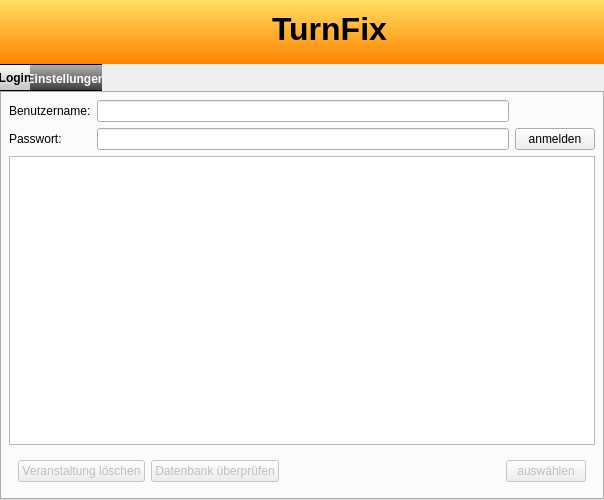
<?xml version="1.0" encoding="UTF-8"?>
<ui version="4.0">
 <class>Login_Dialog_Ui</class>
 <widget class="QWidget" name="Login_Dialog_Ui">
  <property name="geometry">
   <rect>
    <x>0</x>
    <y>0</y>
    <width>604</width>
    <height>500</height>
   </rect>
  </property>
  <property name="sizePolicy">
   <sizepolicy hsizetype="Fixed" vsizetype="Fixed">
    <horstretch>0</horstretch>
    <verstretch>0</verstretch>
   </sizepolicy>
  </property>
  <property name="minimumSize">
   <size>
    <width>604</width>
    <height>500</height>
   </size>
  </property>
  <property name="maximumSize">
   <size>
    <width>604</width>
    <height>500</height>
   </size>
  </property>
  <property name="windowTitle">
   <string>TurnFix - Anmelden</string>
  </property>
  <property name="windowIcon">
   <iconset resource="../../../../resources/TurnFix.qrc">
    <normaloff>:/appicons/icon.png</normaloff>:/appicons/icon.png</iconset>
  </property>
  <property name="layoutDirection">
   <enum>Qt::LeftToRight</enum>
  </property>
  <property name="styleSheet">
   <string notr="true">QWidget#headerWidget {
        background-color: qlineargradient(spread:pad, x1:0, y1:1, x2:0, y2:0, stop:0 rgba(255, 131, 0, 255), stop:1 rgba(255, 223, 100, 255));
}

QTabWidget {
        border:0;
}

QTabWidget::tab-bar {
        left:0;
}

QTabBar::tab {
        height:25px;
        border-top:1px solid #000000;
        border-bottom:1px solid #000000;
        background-color: qlineargradient(spread:pad, x1:0, y1:1, x2:0, y2:0, stop:0 rgba(57, 57, 57, 255), stop:1 rgba(180, 180, 180, 255));
        font-weight:bold;
        font-size:12px;
        color:#ffffff;
}

QTabBar::tab:Selected, QTabBar::tab:hover {
        color:#000000;
        background-color: qlineargradient(spread:pad, x1:0, y1:1, x2:0, y2:0, stop:0 rgba(196, 196, 196, 255), stop:1 rgba(252, 252, 252, 255));
}

QWidget#configSidebar {
                background-color: qlineargradient(spread:pad, x1:0, y1:0, x2:1, y2:0, stop:0 rgba(57, 57, 57, 255), stop:1 rgba(130, 130, 130, 255));
                border-right:1px solid rgba(57, 57, 57, 255);
}

QToolBar {
        border: 0;
        font-weight: bold;
        border-right:1px solid rgba(57, 57, 57, 255);
        spacing:0;
}
QToolBar:left {
        width:75px;
        background-color: qlineargradient(spread:pad, x1:0, y1:0, x2:1, y2:0, stop:0 rgba(57, 57, 57, 255), stop:1 rgba(130, 130, 130, 255));
}

QToolButton {
        width:110px;
        border:0;
        padding:1px;
        border-right:1px solid rgba(57, 57, 57, 255);
        border-top:1px solid qlineargradient(spread:pad, x1:0, y1:0, x2:1, y2:0, stop:0 rgba(57, 57, 57, 255), stop:1 rgba(130, 130, 130, 255));
        border-bottom:1px solid qlineargradient(spread:pad, x1:0, y1:0, x2:1, y2:0, stop:0 rgba(57, 57, 57, 255), stop:1 rgba(130, 130, 130, 255));
        color:white;
        font-weight:bold;
        font-size:10px;
}

QToolButton:checked, QToolButton:selected {
    color:#000000;
    background-color: qlineargradient(spread:pad, x1:0, y1:0, x2:1, y2:0, stop:0 rgba(196, 196, 196, 255), stop:1 rgba(252, 252, 252, 255));
        border-top:1px solid rgba(57, 57, 57, 255);
        border-bottom:1px solid rgba(57, 57, 57, 255);
}</string>
  </property>
  <layout class="QGridLayout" name="gridLayout_2">
   <property name="margin">
    <number>0</number>
   </property>
   <property name="spacing">
    <number>0</number>
   </property>
   <item row="0" column="0">
    <widget class="QWidget" name="headerWidget" native="true">
     <property name="autoFillBackground">
      <bool>false</bool>
     </property>
     <layout class="QGridLayout" name="gridLayout_4">
      <property name="margin">
       <number>5</number>
      </property>
      <item row="0" column="3" rowspan="2">
       <spacer name="horizontalSpacer">
        <property name="orientation">
         <enum>Qt::Horizontal</enum>
        </property>
        <property name="sizeHint" stdset="0">
         <size>
          <width>40</width>
          <height>20</height>
         </size>
        </property>
       </spacer>
      </item>
      <item row="0" column="2">
       <widget class="QLabel" name="label_4">
        <property name="font">
         <font>
          <pointsize>-1</pointsize>
          <weight>75</weight>
          <bold>true</bold>
         </font>
        </property>
        <property name="styleSheet">
         <string notr="true">font-size:32px;
font-weight:bold;</string>
        </property>
        <property name="text">
         <string>TurnFix</string>
        </property>
       </widget>
      </item>
      <item row="0" column="0">
       <widget class="QLabel" name="label_3">
        <property name="sizePolicy">
         <sizepolicy hsizetype="Fixed" vsizetype="Fixed">
          <horstretch>0</horstretch>
          <verstretch>0</verstretch>
         </sizepolicy>
        </property>
        <property name="minimumSize">
         <size>
          <width>48</width>
          <height>48</height>
         </size>
        </property>
        <property name="maximumSize">
         <size>
          <width>48</width>
          <height>48</height>
         </size>
        </property>
        <property name="text">
         <string/>
        </property>
        <property name="pixmap">
         <pixmap resource="../../../../resources/TurnFix.qrc">:/appicons/icon.png</pixmap>
        </property>
        <property name="scaledContents">
         <bool>true</bool>
        </property>
       </widget>
      </item>
      <item row="0" column="1">
       <spacer name="horizontalSpacer_4">
        <property name="orientation">
         <enum>Qt::Horizontal</enum>
        </property>
        <property name="sizeHint" stdset="0">
         <size>
          <width>40</width>
          <height>20</height>
         </size>
        </property>
       </spacer>
      </item>
     </layout>
    </widget>
   </item>
   <item row="1" column="0">
    <widget class="ExtendedTabWidget" name="mainWidget">
     <property name="currentIndex">
      <number>0</number>
     </property>
     <widget class="QWidget" name="tab_3">
      <attribute name="title">
       <string>Login</string>
      </attribute>
      <layout class="QGridLayout" name="gridLayout_5">
       <item row="0" column="0" rowspan="2">
        <widget class="QStackedWidget" name="sta_login">
         <property name="sizePolicy">
          <sizepolicy hsizetype="Preferred" vsizetype="Fixed">
           <horstretch>0</horstretch>
           <verstretch>0</verstretch>
          </sizepolicy>
         </property>
         <property name="currentIndex">
          <number>0</number>
         </property>
         <widget class="QWidget" name="page">
          <layout class="QGridLayout" name="gridLayout_3">
           <property name="margin">
            <number>0</number>
           </property>
           <item row="0" column="0">
            <widget class="QLabel" name="label">
             <property name="text">
              <string>Benutzername:</string>
             </property>
            </widget>
           </item>
           <item row="0" column="1">
            <widget class="QLineEdit" name="txt_username"/>
           </item>
           <item row="1" column="0">
            <widget class="QLabel" name="label_2">
             <property name="text">
              <string>Passwort:</string>
             </property>
            </widget>
           </item>
           <item row="1" column="1">
            <widget class="QLineEdit" name="txt_password">
             <property name="inputMask">
              <string/>
             </property>
             <property name="text">
              <string/>
             </property>
             <property name="echoMode">
              <enum>QLineEdit::Password</enum>
             </property>
            </widget>
           </item>
          </layout>
         </widget>
         <widget class="QWidget" name="page_2">
          <layout class="QGridLayout" name="gridLayout_6">
           <property name="margin">
            <number>0</number>
           </property>
           <item row="0" column="0">
            <widget class="QRadioButton" name="chk_newdb">
             <property name="text">
              <string>neue Datenbank anlegen</string>
             </property>
            </widget>
           </item>
           <item row="1" column="0">
            <widget class="QRadioButton" name="chk_opendb">
             <property name="text">
              <string>vorhandene Datenbank oeffnen</string>
             </property>
             <property name="checked">
              <bool>true</bool>
             </property>
            </widget>
           </item>
          </layout>
         </widget>
        </widget>
       </item>
       <item row="2" column="0" colspan="2">
        <widget class="QTableView" name="tbl_events">
         <property name="editTriggers">
          <set>QAbstractItemView::NoEditTriggers</set>
         </property>
         <property name="alternatingRowColors">
          <bool>true</bool>
         </property>
         <property name="selectionMode">
          <enum>QAbstractItemView::SingleSelection</enum>
         </property>
         <property name="selectionBehavior">
          <enum>QAbstractItemView::SelectRows</enum>
         </property>
         <attribute name="horizontalHeaderHighlightSections">
          <bool>false</bool>
         </attribute>
         <attribute name="verticalHeaderVisible">
          <bool>false</bool>
         </attribute>
         <attribute name="verticalHeaderDefaultSectionSize">
          <number>20</number>
         </attribute>
        </widget>
       </item>
       <item row="3" column="0" colspan="2">
        <widget class="QWidget" name="gbx_events" native="true">
         <property name="enabled">
          <bool>false</bool>
         </property>
         <layout class="QGridLayout" name="gridLayout">
          <item row="2" column="3">
           <widget class="QPushButton" name="but_event">
            <property name="sizePolicy">
             <sizepolicy hsizetype="Fixed" vsizetype="Fixed">
              <horstretch>0</horstretch>
              <verstretch>0</verstretch>
             </sizepolicy>
            </property>
            <property name="layoutDirection">
             <enum>Qt::RightToLeft</enum>
            </property>
            <property name="text">
             <string>auswählen</string>
            </property>
           </widget>
          </item>
          <item row="2" column="0">
           <widget class="QPushButton" name="but_delete">
            <property name="text">
             <string>Veranstaltung löschen</string>
            </property>
           </widget>
          </item>
          <item row="2" column="2">
           <spacer name="horizontalSpacer_3">
            <property name="orientation">
             <enum>Qt::Horizontal</enum>
            </property>
            <property name="sizeHint" stdset="0">
             <size>
              <width>40</width>
              <height>20</height>
             </size>
            </property>
           </spacer>
          </item>
          <item row="2" column="1">
           <widget class="QPushButton" name="but_checkdb">
            <property name="text">
             <string>Datenbank überprüfen</string>
            </property>
           </widget>
          </item>
         </layout>
        </widget>
       </item>
       <item row="1" column="1">
        <widget class="QPushButton" name="but_login">
         <property name="sizePolicy">
          <sizepolicy hsizetype="Fixed" vsizetype="Fixed">
           <horstretch>0</horstretch>
           <verstretch>0</verstretch>
          </sizepolicy>
         </property>
         <property name="layoutDirection">
          <enum>Qt::RightToLeft</enum>
         </property>
         <property name="text">
          <string>anmelden</string>
         </property>
         <property name="shortcut">
          <string>Return</string>
         </property>
        </widget>
       </item>
       <item row="0" column="1">
        <spacer name="verticalSpacer_3">
         <property name="orientation">
          <enum>Qt::Vertical</enum>
         </property>
         <property name="sizeType">
          <enum>QSizePolicy::Fixed</enum>
         </property>
         <property name="sizeHint" stdset="0">
          <size>
           <width>20</width>
           <height>18</height>
          </size>
         </property>
        </spacer>
       </item>
      </layout>
     </widget>
     <widget class="Preferences_Widget" name="prefTab">
      <property name="styleSheet">
       <string notr="true">QTabBar::tab {
        width:50px;
        height:25px;
}</string>
      </property>
      <attribute name="title">
       <string>Einstellungen</string>
      </attribute>
     </widget>
    </widget>
   </item>
  </layout>
 </widget>
 <customwidgets>
  <customwidget>
   <class>Preferences_Widget</class>
   <extends>QWidget</extends>
   <header>../../../src/widgets/others/header/wdg_pref.h</header>
   <container>1</container>
  </customwidget>
  <customwidget>
   <class>ExtendedTabWidget</class>
   <extends>QTabWidget</extends>
   <header>../../../src/widgets/subclasses/header/extendedtabwidget.h</header>
   <container>1</container>
  </customwidget>
 </customwidgets>
 <resources>
  <include location="../../../../resources/TurnFix.qrc"/>
 </resources>
 <connections/>
</ui>
